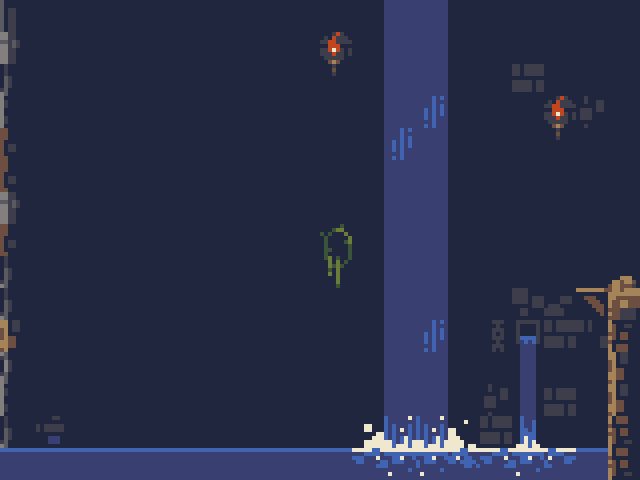

Below is a game level as drawn by its tile map, then a one-line description and the .tmx that defines it (tile-layer data replaced by summaries):
An orthogonal 20x15 tile map with 32x32 px tiles, 1 tile layer (Tile Layer 1), 2 tilesets.

<map version="1.0" tiledversion="1.1.6" orientation="orthogonal" renderorder="right-down" width="20" height="15" tilewidth="32" tileheight="32" infinite="0" nextobjectid="35">
 <properties>
  <property name="exitbutton" value="assets/exit.png" />
  <property name="eye" value="assets/eyeT.png" />
  <property name="playbutton" value="assets/button.png" />
  <property name="summoner" value="assets/oie_transparent.png" />
  <property name="wizard" value="assets/wizard.png" />
 </properties>
 <tileset firstgid="1" name="cavesofgallet_tiles_1" tilewidth="32" tileheight="32" tilecount="56" columns="8">
  <image source="cavesofgallet_tiles_1.png" trans="000000" width="256" height="224" />
 </tileset>
 <tileset firstgid="57" name="cavesofgallet_tiles" tilewidth="32" tileheight="32" tilecount="96" columns="8">
  <image source="cavesofgallet_tiles.png" trans="000000" width="256" height="384" />
 </tileset>
 <layer name="Tile Layer 1" width="20" height="15">
  <data>[300 cells, 300 non-empty, 35 distinct tile ids]</data>
 </layer>
</map>